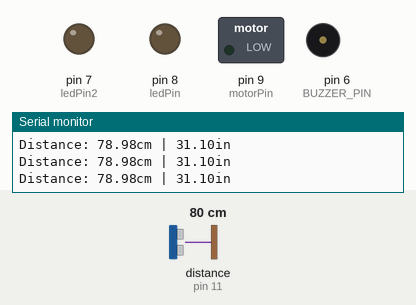
Recording of a sketch running on a simulated Arduino Uno, built with avr-gcc and run on an emulated ATmega328P. Parts: switched loads named in the sketch (green lamp = pin HIGH), output pins drawn as LEDs (lit = HIGH), buzzer (waves = sounding), the last lines printed to the serial monitor. Wiring (inferred from the names in the program): ultrasonic range finder: trigger pin 10; echo pin 11. The inputs (shaded band) are chosen by the test bench; at power-on: distance to the obstacle (sensor on pin 11) 80 cm. The echo pulse lasts 58.3 µs per cm; pins used as bus, display or sensor lines are not drawn.

Above: at 1.2 s.
1.3 s: distance to the obstacle (sensor on pin 11) set to 23 cm
4.3 s: distance to the obstacle (sensor on pin 11) set to 18 cm
At 4.94 s:
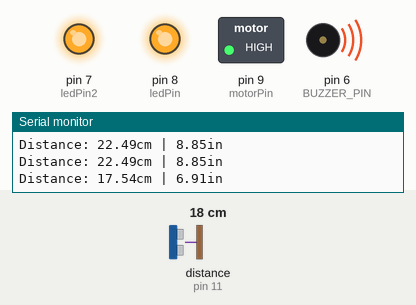
7.3 s: distance to the obstacle (sensor on pin 11) set to 35 cm
At 7.35 s:
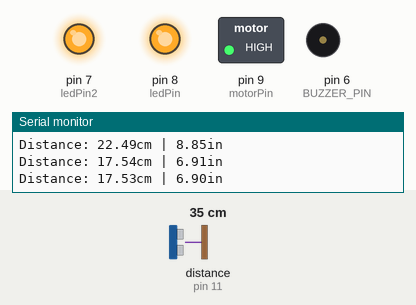
8.9 s: distance to the obstacle (sensor on pin 11) set to 2 cm
At 9.45 s:
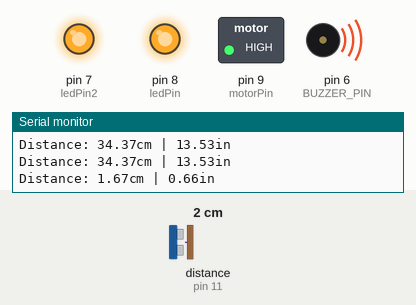
Timing chart, 0 to 12.9 s (numbered marks = the images above; inputs shaded):
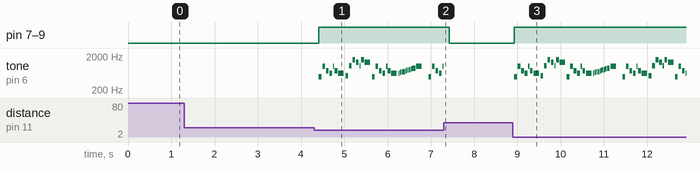

The sketch:

3_13.ino
```cpp
#include "pitches.h"
#define BUZZER_PIN 6
const int trig_pin = 10;
const int echo_pin = 11;
const int motorPin = 9;
const int ledPin = 8;
const int ledPin2 = 7;
int buzzer = 6;
float timing = 0.0;
float distance = 0.0;
int melody[] = {
  NOTE_B4, NOTE_B5, NOTE_FS5, NOTE_DS5,
  NOTE_B5, NOTE_FS5, NOTE_DS5, NOTE_C5,
  NOTE_C6, NOTE_G6, NOTE_E6, NOTE_C6, NOTE_G6, NOTE_E6,

  NOTE_B4, NOTE_B5, NOTE_FS5, NOTE_DS5, NOTE_B5,
  NOTE_FS5, NOTE_DS5, NOTE_DS5, NOTE_E5, NOTE_F5,
  NOTE_F5, NOTE_FS5, NOTE_G5, NOTE_G5, NOTE_GS5, NOTE_A5, NOTE_B5
};

int durations[] = {
  16, 16, 16, 16,
  32, 16, 8, 16,
  16, 16, 16, 32, 16, 8,

  16, 16, 16, 16, 32,
  16, 8, 32, 32, 32,
  32, 32, 32, 32, 32, 16, 8
};

void setup()
{
  pinMode(motorPin, OUTPUT);
  pinMode(echo_pin, INPUT);
  pinMode(trig_pin, OUTPUT);
  pinMode(BUZZER_PIN, OUTPUT);
  pinMode(ledPin, OUTPUT);
  pinMode(ledPin2, OUTPUT);
  digitalWrite(trig_pin, LOW);

  Serial.begin(9600);
}

void loop()
{
  digitalWrite(trig_pin, LOW);
  delay(2);

  digitalWrite(trig_pin, HIGH);
  delay(10);
  digitalWrite(trig_pin, LOW);

  timing = pulseIn(echo_pin, HIGH);
  distance = (timing * 0.034) / 2;

  Serial.print("Distance: ");
  Serial.print(distance);
  Serial.print("cm | ");
  Serial.print(distance / 2.54);
  Serial.println("in");

  if (distance <= 20) {
    digitalWrite(motorPin, HIGH);

    digitalWrite(ledPin, HIGH);
    digitalWrite(ledPin2, HIGH);

    int size = sizeof(durations) / sizeof(int);

    for (int note = 0; note < size; note++) {
      // Recalculate distance while playing the song
      digitalWrite(trig_pin, HIGH);
      delayMicroseconds(10);
      digitalWrite(trig_pin, LOW);
      timing = pulseIn(echo_pin, HIGH);
      distance = (timing * 0.034) / 2;

      if (distance > 20) {
        noTone(BUZZER_PIN);
        break; // Stop playing the song immediately
      }

      int duration = 1000 / durations[note];
      tone(BUZZER_PIN, melody[note], duration);

      int pauseBetweenNotes = duration * 1.30;
      delay(pauseBetweenNotes);

      noTone(BUZZER_PIN);
    }

  } else {
    digitalWrite(motorPin, LOW);
    noTone(BUZZER_PIN);
    digitalWrite(ledPin, LOW);
    digitalWrite(ledPin2, LOW);
  }

  delay(100);
}
```

Measured:
- the behaviour switches between 21 and 20 cm on distance to the obstacle (sensor on pin 11) (found by bisection; images 0 and 1)
- after the input at 4.3 s, pin 7 (ledPin2), pin 8 (ledPin), pin 9 (motorPin): LOW → HIGH after 0.11 s; tone on pin 6 (BUZZER_PIN): plays 494 Hz for 0.06 s, 988 Hz for 0.06 s, 740 Hz for 0.06 s, 622 Hz for 0.06 s, 988 Hz for 0.03 s, 740 Hz for 0.06 s … (36 notes in this stretch), starting after 0.12 s
- after the input at 7.3 s, pin 7 (ledPin2), pin 8 (ledPin), pin 9 (motorPin): HIGH → LOW after 0.13 s; tone on pin 6 (BUZZER_PIN): goes on until 7.3 s, then stays silent
- after the input at 8.9 s, pin 7 (ledPin2), pin 8 (ledPin), pin 9 (motorPin): LOW → HIGH at once; tone on pin 6 (BUZZER_PIN): plays 494 Hz for 0.06 s, 988 Hz for 0.06 s, 740 Hz for 0.06 s, 622 Hz for 0.06 s, 988 Hz for 0.03 s, 740 Hz for 0.06 s … (49 notes in this stretch), starting at once
